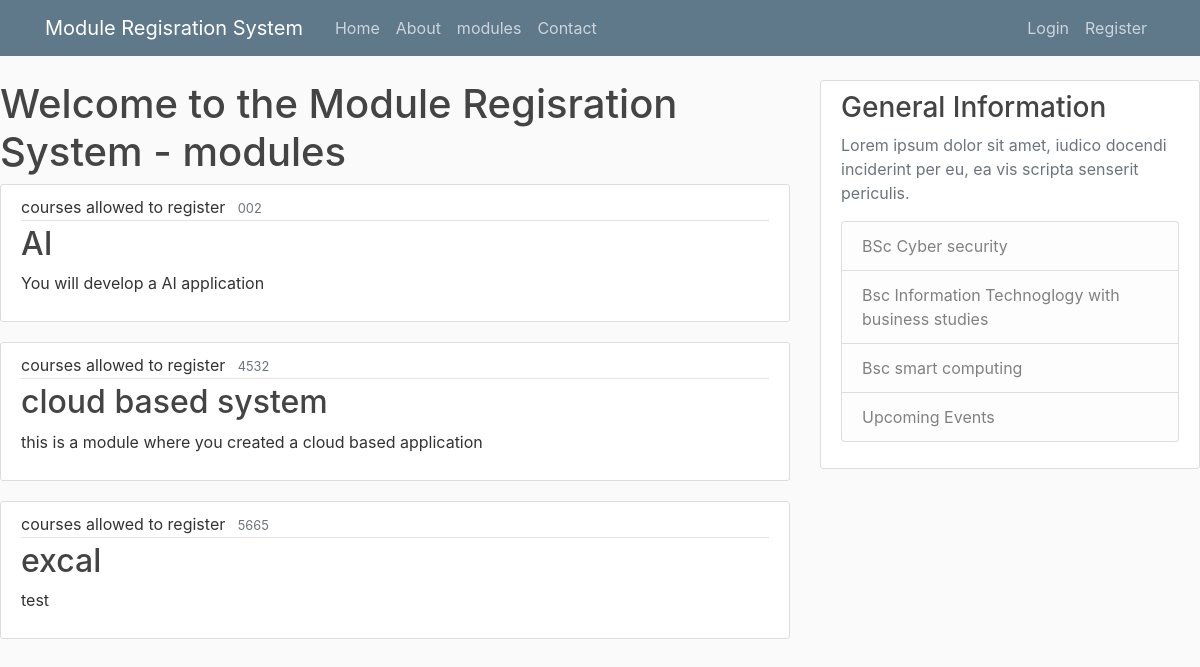
The page /modules on the database as committed earlier.
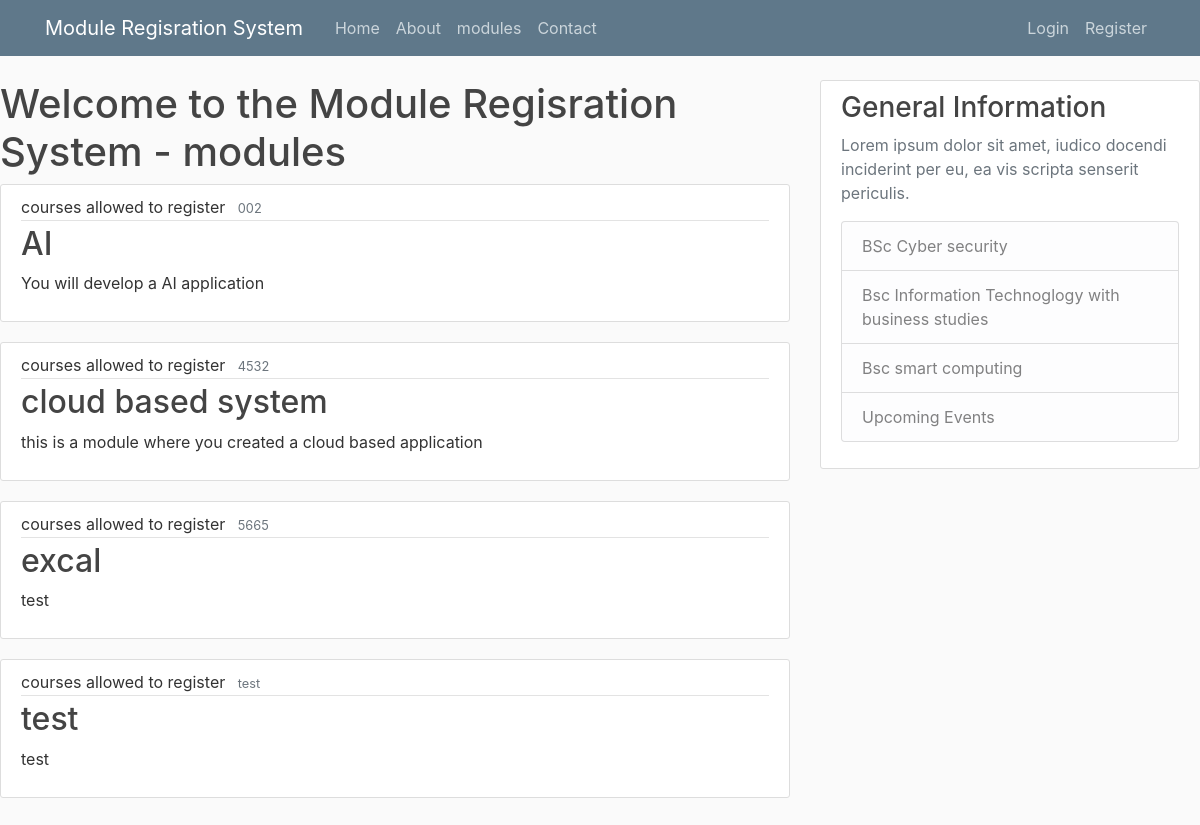
The same page on the database as committed later.
### ModuleRegisrationSystem/models.py (models this page shows)
class Module(models.Model):
    Name = models.CharField(max_length = 100)
    Code = models.CharField(max_length = 100)
    Credit = models.CharField(max_length = 100)
    Category = models.CharField(max_length = 100)
    details = models.TextField()
    Availbity = models.CharField(max_length= 100, choices= [('yes', 'yes'), ('no', 'no')],default= 'yes')
    Groups = models.ManyToManyField(Group,related_name= 'modules')
    def __str__(self):
        return f'{self.Name}'

### ModuleRegisrationSystem/views.py (the view)
# urls.py: path('modules', PostListView.as_view(), name = 'modules'),
class PostListView(ListView):
    model = Module
    template_name = 'ModuleRegisrationSystem/modules.html'
    context_object_name = 'modules'
    ordering = ['Code']
    paginate_by = 5

### ModuleRegisrationSystem/templates/ModuleRegisrationSystem/modules.html (shortened to what this page needs)
{% extends "ModuleRegisrationSystem/base.html" %}
{% block content %}
    <h1>Welcome to the Module Regisration System - modules</h1>
{% for Module in modules %}
    <article class="media content-section">
        <div class="media-body">
        <div class="article-metadata">
            <a class ="mr-2"> courses allowed to register</a>
            <small class="text-muted">{{ Module.Code }}</small>
    </div>
    <h2><a class="article-title" href="#">{{ Module }}</a></h2>
    <p class="article-content">{{ Module.details }}</p>
    </div>
    </article>
{% endfor %}
{% endblock content %}

Rows that differ between the two databases and show on the page:
added Module: Code "test", Name "test", details "test"
